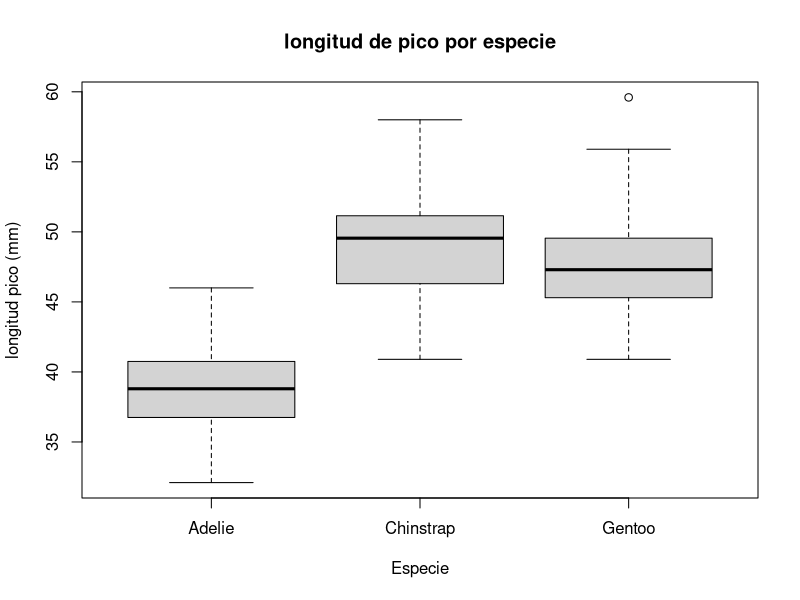
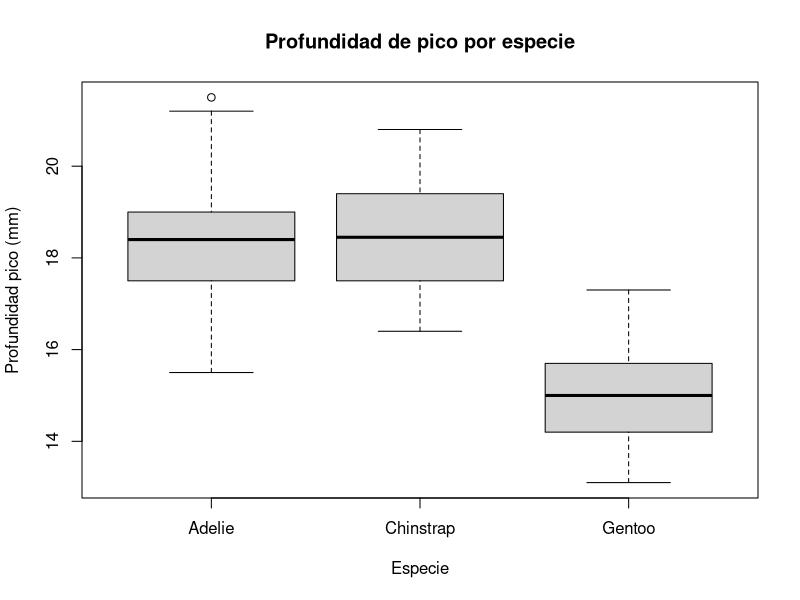
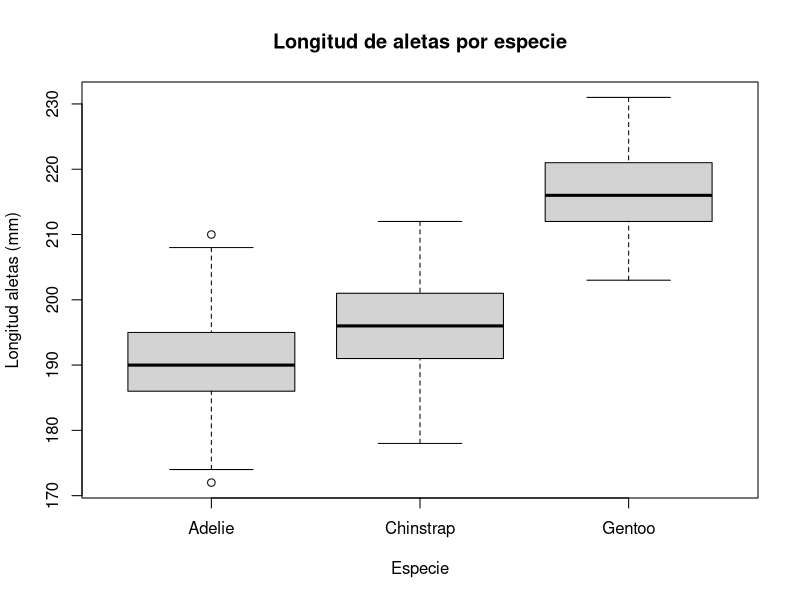
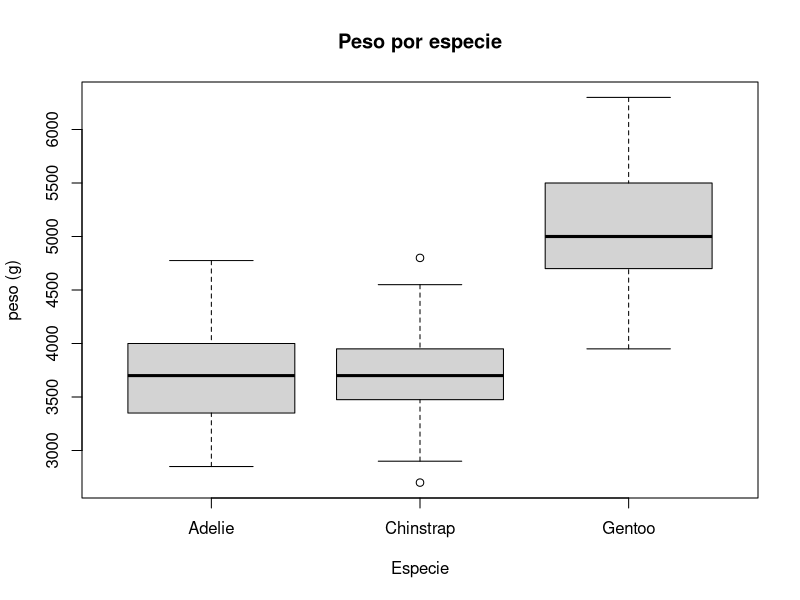

Reproduce these figures in R, in order.
## ---- chunk 1
# Cargamos las librerías requeridas
library("tidyverse")
library("palmerpenguins")
# Copiamos el dataframe sobre el cual vamos a trabajar
df = penguins

df.adelie = df[df$species=="Adelie",]
df.chinstrap = df[df$species=="Chinstrap",]
df.gentoo = df[df$species=="Gentoo",]

#longitud pico:
#Adeline
media1.1 = mean(df.adelie$bill_length_mm, na.rm = TRUE)
sd1.1 = sd(df.adelie$bill_length_mm, na.rm = TRUE)
mediana1.1 = median(df.adelie$bill_length_mm, na.rm = TRUE)

#Chinstrap
media2.1 = mean(df.chinstrap$bill_length_mm, na.rm = TRUE)
sd2.1 = sd(df.chinstrap$bill_length_mm, na.rm = TRUE)
mediana2.1 = median(df.chinstrap$bill_length_mm, na.rm = TRUE)

#Gentoo
media3.1 = mean(df.gentoo$bill_length_mm, na.rm = TRUE)
sd3.1 = sd(df.gentoo$bill_length_mm, na.rm = TRUE)
mediana3.1 = median(df.gentoo$bill_length_mm, na.rm = TRUE)

boxplot(df$bill_length_mm~df$species,xlab="Especie",ylab="longitud pico (mm)",main="longitud de pico por especie")

#profundidad pico:
#Adeline
media1.2 = mean(df.adelie$bill_depth_mm, na.rm = TRUE)
sd1.2=sd(df.adelie$bill_depth_mm, na.rm = TRUE)
mediana1.2=median(df.adelie$bill_depth_mm, na.rm = TRUE)

#Chinstrap
media2.2=mean(df.chinstrap$bill_depth_mm, na.rm = TRUE)
sd2.2=sd(df.chinstrap$bill_depth_mm, na.rm = TRUE)
mediana2.2=median(df.chinstrap$bill_depth_mm, na.rm = TRUE)

#Gentoo
media3.2=mean(df.gentoo$bill_depth_mm, na.rm = TRUE)
sd3.2= sd(df.gentoo$bill_depth_mm, na.rm = TRUE)
mediana3.2=median(df.gentoo$bill_depth_mm, na.rm = TRUE)

boxplot(df$bill_depth_mm~df$species,xlab="Especie",ylab="Profundidad pico (mm)",
        main="Profundidad de pico por especie")

#longitud de aletas:
#Adeline
media1.3=mean(df.adelie$flipper_length_mm, na.rm = TRUE)
sd1.3=sd(df.adelie$flipper_length_mm, na.rm = TRUE)
mediana1.3=median(df.adelie$flipper_length_mm, na.rm = TRUE)

#Chinstrap
media2.3=mean(df.chinstrap$flipper_length_mm, na.rm = TRUE)
sd2.3=sd(df.chinstrap$flipper_length_mm, na.rm = TRUE)
mediana2.3=median(df.chinstrap$flipper_length_mm, na.rm = TRUE)

#Gentoo
media3.3=mean(df.gentoo$flipper_length_mm, na.rm = TRUE)
sd3.3=sd(df.gentoo$flipper_length_mm, na.rm = TRUE)
mediana3.3=median(df.gentoo$flipper_length_mm, na.rm = TRUE)

boxplot(df$flipper_length_mm~df$species,xlab="Especie",ylab="Longitud aletas (mm)",
        main="Longitud de aletas por especie")
#peso
#Adeline
media1.4=mean(df.adelie$body_mass_g, na.rm = TRUE)
sd1.4=sd(df.adelie$body_mass_g, na.rm = TRUE)
mediana1.4= median(df.adelie$body_mass_g, na.rm = TRUE)

#Chinstrap
media2.4=mean(df.chinstrap$body_mass_g, na.rm = TRUE)
sd2.4=sd(df.chinstrap$body_mass_g, na.rm = TRUE)
mediana2.4=median(df.chinstrap$body_mass_g, na.rm = TRUE)

#Gentoo
media3.4=mean(df.gentoo$body_mass_g, na.rm = TRUE)
sd3.4= sd(df.gentoo$body_mass_g, na.rm = TRUE)
mediana3.4=median(df.gentoo$body_mass_g, na.rm = TRUE)


boxplot(df$body_mass_g~df$species,xlab="Especie",ylab="peso (g)",
        main="Peso por especie")

tab <- matrix(c(media1.1,media2.1,media3.1,mediana1.1,mediana2.1,mediana3.1,sd1.1,sd2.1,sd3.1,media1.2,media2.2,media3.2,mediana1.2,mediana2.2,mediana3.2,sd1.2,sd2.2,sd3.2, media1.3,media2.3,media3.3,mediana1.3,mediana2.3,mediana3.3,sd1.3,sd2.3,sd3.3, media1.4,media2.4,media3.4,mediana1.4,mediana2.4,mediana3.4,sd1.4,sd2.4,sd3.4), ncol=3 , byrow=TRUE)

rownames(tab) <- c('Media longitud pico en mm:', 'Mediana longitud pico en mm:','Desviación típica longitud pico en mm:', 'Media profundidad pico en mm:', 'Mediana profundidad pico en mm:','Desviación típica profundidad pico en mm:','Media longitud aletas en mm:', 'Mediana longitud aletas en mm:','Desviación típica longitud aletas en mm:','Media peso en g:', 'Mediana peso en g:','Desviación típica peso en g:')

colnames(tab) <- c('Adelie', 'Chinstrap', 'Gentoo')
tab <- as.table(tab)
tab



